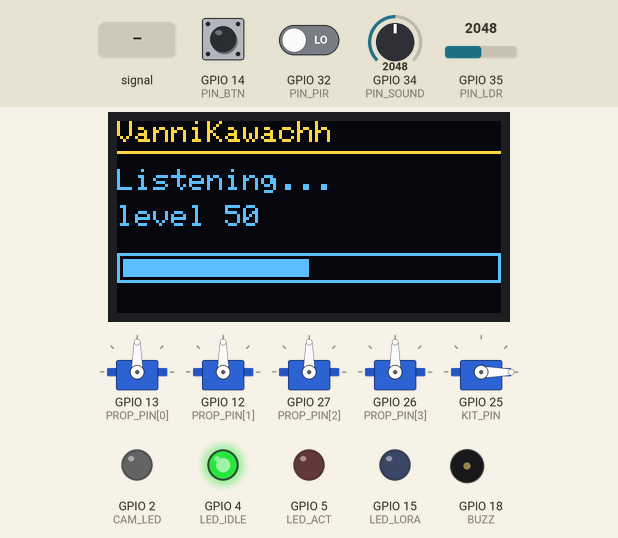
Simulated run of this sketch. Board: ESP32. On the bench: 5 × servo, 128×64 one-colour display, output pins drawn as LEDs (lit = HIGH), buzzer (waves = sounding). Inputs (shaded band) come from the test bench; at power-on: GPIO 35 (PIN_LDR) = 2048, GPIO 34 (PIN_SOUND) = 2048, GPIO 14 (PIN_BTN) HIGH, GPIO 32 (PIN_PIR) LOW. The OLED is the two-colour kind (top 16 rows yellow); what the sketch prints to the serial monitor is not drawn.

Above: at 1.2 s.
1.3 s: GPIO 34 (PIN_SOUND) fed a 2 Hz sine of ±1228 counts around its level
At 3.0 s:
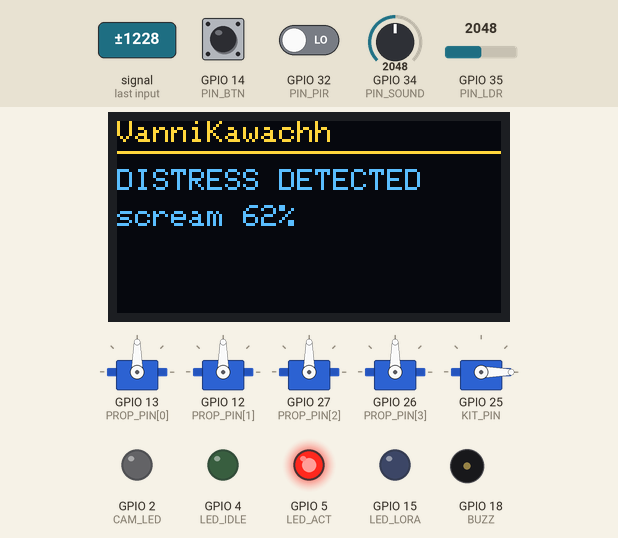
At 5.7 s:
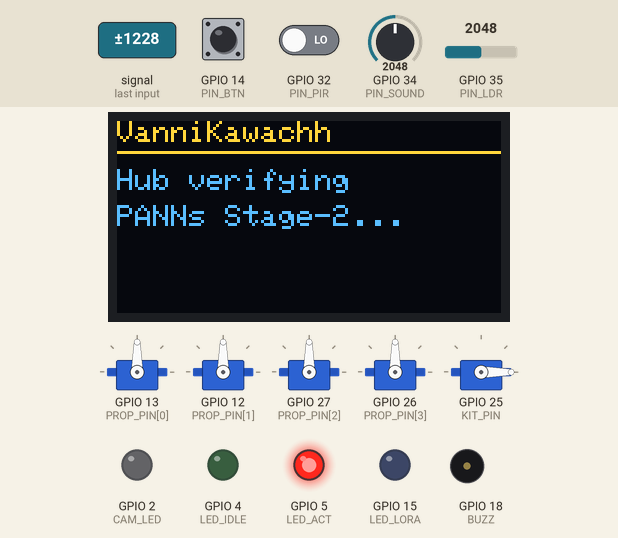
9.6 s: GPIO 35 (PIN_LDR) set to 3040
12.4 s: GPIO 34 (PIN_SOUND) set to 2240
At 14.7 s:
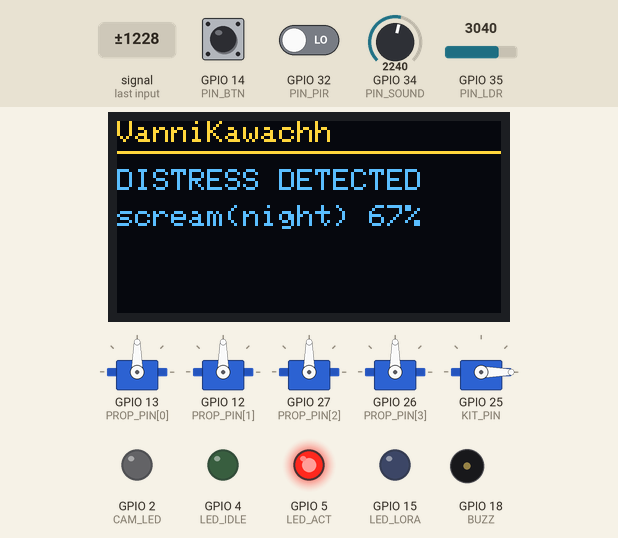
Timing chart, 0 to 36.5 s (numbered marks = the images above; inputs shaded):
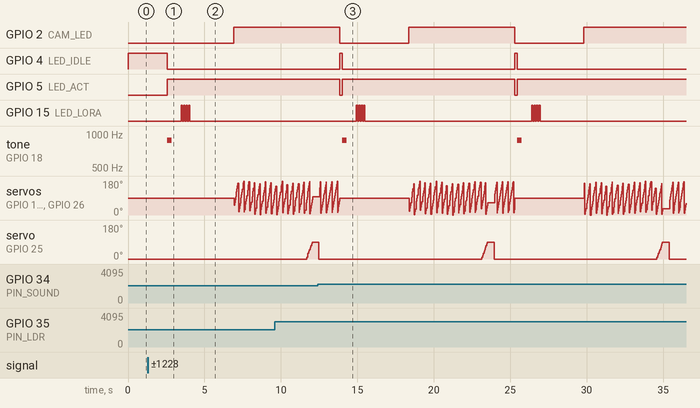

The sketch:

sketch.ino
```cpp
/*
  VanniKawachh -- FULL SYSTEM on one ESP32 (Wokwi, auto-builds + auto-triggers)
  =============================================================================
  One board runs the WHOLE chain so you press ONE thing and watch everything:

    scream -> node detects -> alerts hub -> hub verifies -> dispatches drone
           -> 4 rotors spin -> flies -> drops first-aid kit -> returns

  Why one board? Wokwi simulates only ONE microcontroller per project, so two
  separate boards cannot talk to each other. Putting the node role and the drone
  role on the same ESP32 is how you show the full flow auto-triggering in a
  single running sim. In the real product the node (ESP32-S3) and the drone
  (Pixhawk) are separate units joined by a LoRa link -- shown here as the blue
  "LoRa TX" LED + the internal hand-off. The actual flight is proven in
  ArduPilot SITL; here the drone hardware is the 4 rotor servos + the kit servo.

  Trigger it: press the red SCREAM button, or drag the potentiometer up.
*/

#include <Wire.h>
#include <Adafruit_GFX.h>
#include <Adafruit_SSD1306.h>
#include <ESP32Servo.h>

// sensors (node role)
const int PIN_SOUND = 34;   // potentiometer = mic loudness
const int PIN_LDR   = 35;   // photoresistor = light (day/night)
const int PIN_PIR   = 32;   // PIR motion
const int PIN_BTN   = 14;   // red SCREAM button
// indicators
const int LED_IDLE  = 4;    // green: listening
const int LED_ACT   = 5;    // red: distress / mission active
const int LED_LORA  = 15;   // blue: LoRa transmit
const int CAM_LED   = 2;    // white: drone camera
const int BUZZ      = 18;
// drone hardware
const int PROP_PIN[4] = { 13, 12, 27, 26 };   // 4 rotor servos
const int KIT_PIN   = 25;                       // kit-drop servo

const int   SOUND_THRESH = 2200;   // ESP32 ADC 0..4095
const float DISPATCH_CONF = 0.60;
const char* NODE_ID = "NODE-SITABULDI-01";
const float NODE_LAT = 21.1466, NODE_LON = 79.0889;

Servo prop[4], kit;
Adafruit_SSD1306 oled(128, 64, &Wire, -1);

void banner(const char* l1, const char* l2, int bar = -1) {
  oled.clearDisplay();
  oled.setTextSize(1); oled.setTextColor(SSD1306_WHITE);
  oled.setCursor(0, 0); oled.print("VanniKawachh");
  oled.drawFastHLine(0, 10, 128, SSD1306_WHITE);
  oled.setCursor(0, 16); oled.print(l1);
  oled.setCursor(0, 28); oled.print(l2);
  if (bar >= 0) { oled.drawRect(0, 44, 128, 10, SSD1306_WHITE);
                  oled.fillRect(2, 46, (int)(124.0 * bar / 100.0), 6, SSD1306_WHITE); }
  oled.display();
}

void whirl(int ms) {                 // spin the 4 rotors for ms milliseconds
  unsigned long t0 = millis();
  while (millis() - t0 < (unsigned long)ms) {
    int a = (millis() / 2) % 180;
    for (int i = 0; i < 4; i++) prop[i].write(a);
    delay(15);
  }
}

void setup() {
  Serial.begin(115200);
  pinMode(PIN_PIR, INPUT);
  pinMode(PIN_BTN, INPUT_PULLUP);
  pinMode(LED_IDLE, OUTPUT); pinMode(LED_ACT, OUTPUT); pinMode(LED_LORA, OUTPUT);
  pinMode(CAM_LED, OUTPUT);  pinMode(BUZZ, OUTPUT);
  for (int i = 0; i < 4; i++) { prop[i].attach(PROP_PIN[i]); prop[i].write(90); }
  kit.attach(KIT_PIN); kit.write(0);
  Wire.begin(21, 22);
  oled.begin(SSD1306_SWITCHCAPVCC, 0x3C);
  digitalWrite(LED_IDLE, HIGH);
  banner("Listening...", "waiting for scream");
  Serial.println("[NODE] online at " + String(NODE_ID));
}

void runDrone() {                    // the drone launch + delivery
  digitalWrite(CAM_LED, HIGH);
  banner("Drone: arming", "spinning rotors", 0);
  Serial.println("[DRONE] arming 4 rotors");
  for (int p = 0; p <= 100; p += 10) { whirl(120); banner("Drone: arming", "rotors up", p); }
  Serial.println("[DRONE] en route to victim");
  for (int p = 0; p <= 100; p += 5) { whirl(120); banner("Drone en route", "flying to victim", p); }
  banner("Arrived", "dropping kit...", 100);
  Serial.println("[DRONE] dropping first-aid kit");
  for (int a = 0; a <= 90; a += 10) { kit.write(a); whirl(40); }
  delay(400); kit.write(0);
  banner("KIT DELIVERED", "returning to base", 100);
  Serial.println("[DRONE] kit delivered, RTL");
  for (int p = 100; p >= 0; p -= 10) whirl(120);
  for (int i = 0; i < 4; i++) prop[i].write(90);
  digitalWrite(CAM_LED, LOW);
}

void handleDistress(float conf, const char* ev) {
  // Stage 1: node confirms
  digitalWrite(LED_IDLE, LOW); digitalWrite(LED_ACT, HIGH);
  tone(BUZZ, 880, 300);
  char c[24]; snprintf(c, sizeof(c), "%s %.0f%%", ev, conf * 100);
  banner("DISTRESS DETECTED", c);
  Serial.printf("[STAGE1] %s conf=%.2f\n", ev, conf);
  delay(900);

  // LoRa uplink to the hub
  for (int i = 0; i < 4; i++) { digitalWrite(LED_LORA, HIGH); delay(80);
                                digitalWrite(LED_LORA, LOW);  delay(80); }
  Serial.printf("[LoRa TX] node=%s lat=%.5f lon=%.5f event=%s conf=%.2f\n",
                NODE_ID, NODE_LAT, NODE_LON, ev, conf);
  banner("Alerting hub", "LoRa uplink...");
  delay(700);

  // Stage 2: hub verify + dispatch
  banner("Hub verifying", "PANNs Stage-2...");
  Serial.println("[HUB] Stage-2 verify -> confirmed");
  delay(1200);
  banner("Dispatch nearest", "drone: GHRCE");
  Serial.println("[HUB] dispatch nearest drone from GHRCE");
  delay(800);

  runDrone();

  digitalWrite(LED_ACT, LOW); digitalWrite(LED_IDLE, HIGH);
  banner("Listening...", "waiting for scream");
}

void loop() {
  int sound = analogRead(PIN_SOUND);
  int light = analogRead(PIN_LDR);
  bool motion = digitalRead(PIN_PIR);
  bool btn = (digitalRead(PIN_BTN) == LOW);

  digitalWrite(LED_IDLE, HIGH);
  int level = map(sound, 0, 4095, 0, 100);
  char l2[24]; snprintf(l2, sizeof(l2), "level %d %s", level, motion ? "motion" : "");
  banner("Listening...", l2, level);

  if (btn || sound > SOUND_THRESH) {
    float conf = constrain(sound / 4095.0, 0, 1);
    if (light > 3000) conf += 0.12;
    if (motion)       conf += 0.10;
    if (btn && conf < 0.85) conf = 0.85;
    conf = constrain(conf, 0, 1);
    const char* ev = (light > 3000) ? "scream(night)" : "scream";
    if (conf >= DISPATCH_CONF) handleDistress(conf, ev);
    else { banner("Sound heard", "below threshold"); delay(700); }
  }
  delay(120);
}
```

Measured:
- after the input at 1.3 s, GPIO 2 (CAM_LED): LOW → HIGH after 5.6 s; GPIO 4 (LED_IDLE): HIGH → LOW after 1.3 s
- by itself, servo on GPIO 25 (KIT_PIN): ramps from 0° to 90° and jumps back, once every 11.5 s
- what the display in image 1 shows lasts 1.6 s, from 2.6 s to 4.2 s
- what the display in image 2 shows lasts 1.2 s, from 4.9 s to 6.1 s
